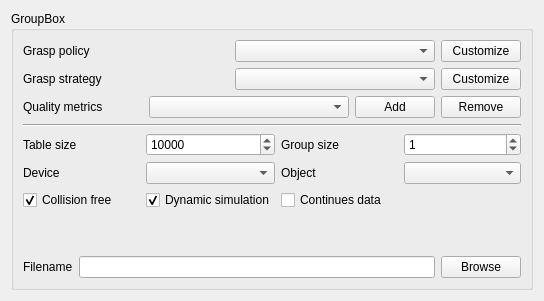
     <widget class="QWidget" name="tab">
      <attribute name="title">
       <string>Table setup</string>
      </attribute>
      <layout class="QVBoxLayout" name="verticalLayout_9">
       <item>
        <widget class="QGroupBox" name="groupBox_6">
         <property name="title">
          <string>GroupBox</string>
         </property>
         <layout class="QVBoxLayout" name="verticalLayout_8">
          <item>
           <layout class="QHBoxLayout" name="horizontalLayout_4">
            <item>
             <widget class="QLabel" name="label_29">
              <property name="text">
               <string>Grasp policy</string>
              </property>
             </widget>
            </item>
            <item>
             <spacer name="horizontalSpacer">
              <property name="orientation">
               <enum>Qt::Horizontal</enum>
              </property>
              <property name="sizeHint" stdset="0">
               <size>
                <width>40</width>
                <height>20</height>
               </size>
              </property>
             </spacer>
            </item>
            <item>
             <widget class="QComboBox" name="_gPolicyBox">
              <property name="minimumSize">
               <size>
                <width>200</width>
                <height>0</height>
               </size>
              </property>
             </widget>
            </item>
            <item>
             <widget class="QPushButton" name="pushButton">
              <property name="text">
               <string>Customize</string>
              </property>
             </widget>
            </item>
           </layout>
          </item>
          <item>
           <layout class="QHBoxLayout" name="horizontalLayout_5">
            <item>
             <widget class="QLabel" name="label_30">
              <property name="text">
               <string>Grasp strategy</string>
              </property>
             </widget>
            </item>
            <item>
             <spacer name="horizontalSpacer_2">
              <property name="orientation">
               <enum>Qt::Horizontal</enum>
              </property>
              <property name="sizeHint" stdset="0">
               <size>
                <width>40</width>
                <height>20</height>
               </size>
              </property>
             </spacer>
            </item>
            <item>
             <widget class="QComboBox" name="_gStrategyBox">
              <property name="minimumSize">
               <size>
                <width>200</width>
                <height>0</height>
               </size>
              </property>
             </widget>
            </item>
            <item>
             <widget class="QPushButton" name="pushButton_2">
              <property name="text">
               <string>Customize</string>
              </property>
             </widget>
            </item>
           </layout>
          </item>
          <item>
           <layout class="QHBoxLayout" name="horizontalLayout_6">
            <item>
             <widget class="QLabel" name="label_31">
              <property name="text">
               <string>Quality metrics</string>
              </property>
             </widget>
            </item>
            <item>
             <spacer name="horizontalSpacer_3">
              <property name="orientation">
               <enum>Qt::Horizontal</enum>
              </property>
              <property name="sizeHint" stdset="0">
               <size>
                <width>40</width>
                <height>20</height>
               </size>
              </property>
             </spacer>
            </item>
            <item>
             <widget class="QComboBox" name="_qMetricsBox">
              <property name="minimumSize">
               <size>
                <width>200</width>
                <height>0</height>
               </size>
              </property>
             </widget>
            </item>
            <item>
             <widget class="QPushButton" name="pushButton_4">
              <property name="text">
               <string>Add</string>
              </property>
             </widget>
            </item>
            <item>
             <widget class="QPushButton" name="pushButton_3">
              <property name="text">
               <string>Remove</string>
              </property>
             </widget>
            </item>
           </layout>
          </item>
          <item>
           <widget class="Line" name="line">
            <property name="orientation">
             <enum>Qt::Horizontal</enum>
            </property>
           </widget>
          </item>
          <item>
           <layout class="QGridLayout" name="gridLayout_3">
            <item row="0" column="0">
             <widget class="QLabel" name="label_62">
              <property name="text">
               <string>Table size</string>
              </property>
             </widget>
            </item>
            <item row="0" column="1">
             <widget class="QSpinBox" name="spinBox">
              <property name="maximum">
               <number>100000</number>
              </property>
              <property name="value">
               <number>10000</number>
              </property>
             </widget>
            </item>
            <item row="0" column="2">
             <widget class="QLabel" name="label_63">
              <property name="text">
               <string>Group size</string>
              </property>
             </widget>
            </item>
            <item row="0" column="3">
             <widget class="QSpinBox" name="spinBox_2">
              <property name="value">
               <number>1</number>
              </property>
             </widget>
            </item>
            <item row="2" column="0">
             <widget class="QCheckBox" name="checkBox_6">
              <property name="text">
               <string>Collision free</string>
              </property>
              <property name="checked">
               <bool>true</bool>
              </property>
             </widget>
            </item>
            <item row="2" column="1">
             <widget class="QCheckBox" name="checkBox_7">
              <property name="text">
               <string>Dynamic simulation</string>
              </property>
              <property name="checked">
               <bool>true</bool>
              </property>
             </widget>
            </item>
            <item row="2" column="2">
             <widget class="QCheckBox" name="checkBox_8">
              <property name="text">
               <string>Continues data</string>
              </property>
             </widget>
            </item>
            <item row="1" column="0">
             <widget class="QLabel" name="label_65">
              <property name="text">
               <string>Device</string>
              </property>
             </widget>
            </item>
            <item row="1" column="1">
             <widget class="QComboBox" name="_deviceBox_2"/>
            </item>
            <item row="1" column="2">
             <widget class="QLabel" name="label_66">
              <property name="text">
               <string>Object</string>
              </property>
             </widget>
            </item>
            <item row="1" column="3">
             <widget class="QComboBox" name="_objectBox_2"/>
            </item>
           </layout>
          </item>
          <item>
           <spacer name="verticalSpacer_2">
            <property name="orientation">
             <enum>Qt::Vertical</enum>
            </property>
            <property name="sizeHint" stdset="0">
             <size>
              <width>20</width>
              <height>40</height>
             </size>
            </property>
           </spacer>
          </item>
          <item>
           <layout class="QHBoxLayout" name="horizontalLayout_14">
            <item>
             <widget class="QLabel" name="label_64">
              <property name="text">
               <string>Filename</string>
              </property>
             </widget>
            </item>
            <item>
             <widget class="QLineEdit" name="lineEdit"/>
            </item>
            <item>
             <widget class="QPushButton" name="pushButton_10">
              <property name="text">
               <string>Browse</string>
              </property>
             </widget>
            </item>
           </layout>
          </item>
         </layout>
        </widget>
       </item>
      </layout>
     </widget>
